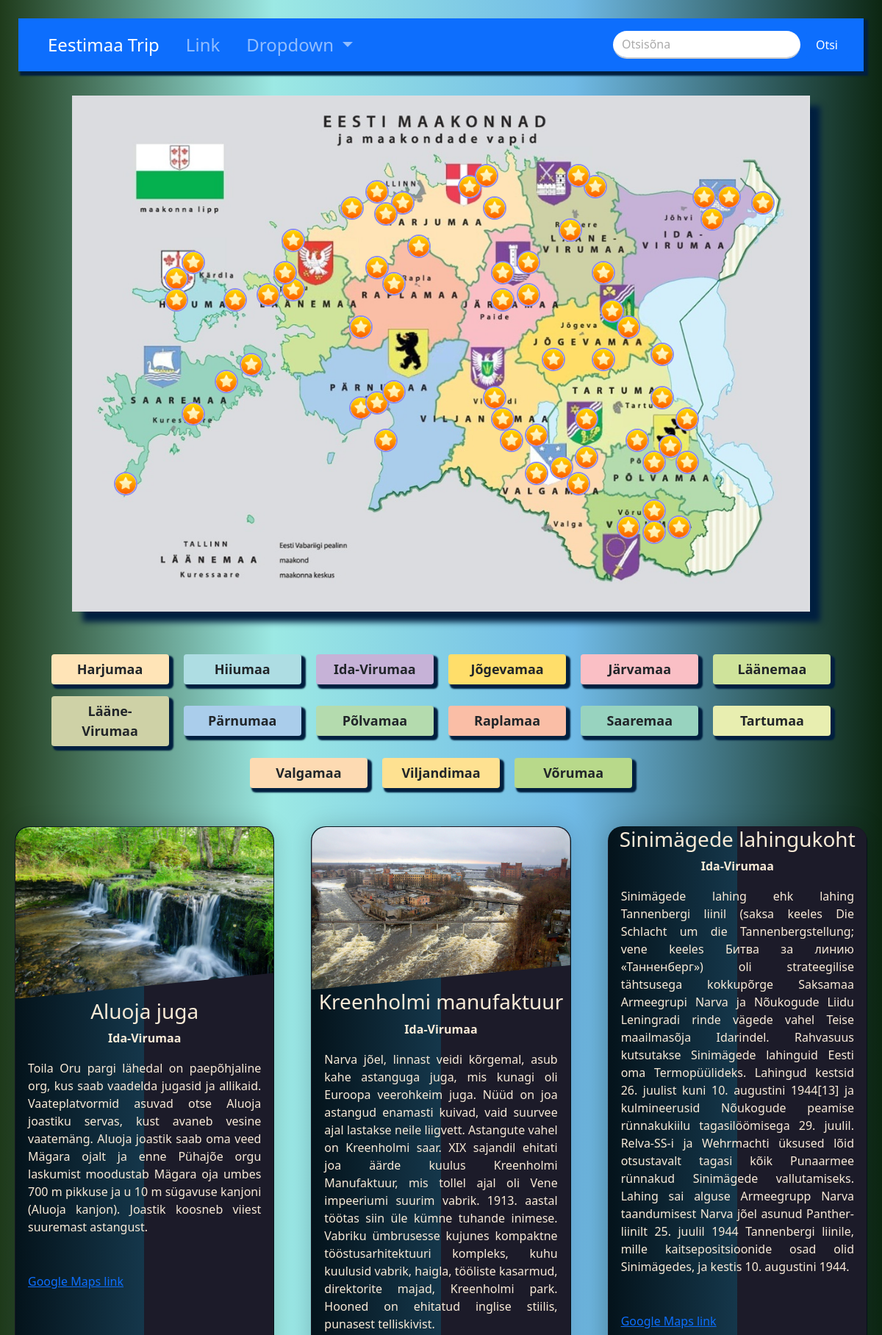
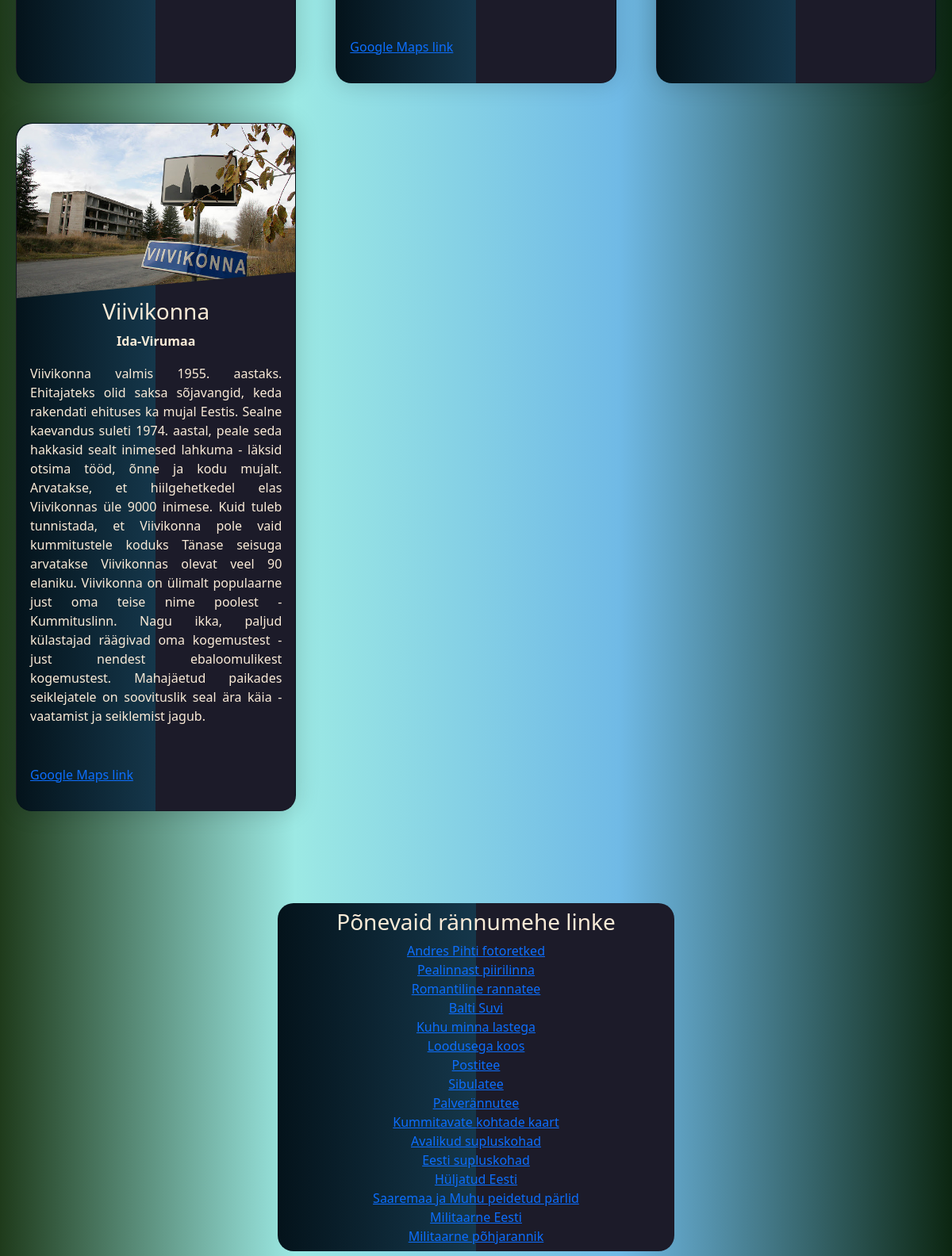
The page /ivi.php (upper part) on the database its author committed (2 pictures, top to bottom).
### tables this page shows
CREATE TABLE `siht` (
  `id` int(11) NOT NULL,
  `tunnus` varchar(7) NOT NULL,
  `nimi` varchar(50) NOT NULL,
  `maakond` varchar(20) NOT NULL,
  `info` varchar(3000) NOT NULL,
  `asukoht` varchar(50) NOT NULL,
  `iframe` varchar(1000) NOT NULL
);

### ivi.php (the view, shortened to what this page needs)
<?php
    $message_sent = false;
?>
<!DOCTYPE html>
<html lang="en">
<head>
    <link rel="stylesheet" href="css/bootstrap.min.css">
    <link rel="stylesheet" href="style/style.css">
</head>
<body>
    <nav class="navbar navbar-expand-lg navbar-dark bg-primary">
        <div class="container-fluid">
          <div class="collapse navbar-collapse" id="navbarSupportedContent">
            <ul class="navbar-nav me-auto mb-2 mb-lg-0">
              <li class="nav-item">
                <a class="nav-link active" aria-current="page" href="#">Eestimaa Trip</a>
              </li>
              <li class="nav-item">
                <a class="nav-link" href="#">Link</a>
              </li>
              <li class="nav-item dropdown">
                <a class="nav-link dropdown-toggle" href="#" id="navbarDropdown" role="button" data-bs-toggle="dropdown" aria-expanded="false">
                  Dropdown
                </a>
              </li>
            </ul>
            <form class="d-flex">
              <input class="form-control me-2 rounded-pill" type="search" placeholder="Otsisõna" aria-label="Search">
              <button class="btn btn-primary" type="submit">Otsi</button>
            </form>
          </div>
        </div>
    </nav>
<div id="body">
        <?php include 'map.php';?>
        <div id="maakonnad">
            <button type="button" class="btn" onclick="window.location.href='har.php#siht'" style="background-color: #ffe4b7;">Harjumaa</button>
            <button type="button" class="btn" onclick="window.location.href='hii.php#siht'" style="background-color: #aedde3;">Hiiumaa</button>
            <button type="button" class="btn" onclick="window.location.href='ivi.php#siht'" style="background-color: #c6b2d7;">Ida-Virumaa</button>
            <button type="button" class="btn" onclick="window.location.href='jog.php#siht'" style="background-color: #ffde6a;">Jõgevamaa</button>
            <button type="button" class="btn" onclick="window.location.href='jar.php#siht'" style="background-color: #fabfc5;">Järvamaa</button>
            <button type="button" class="btn" onclick="window.location.href='laa.php#siht'" style="background-color: #cfe39b;">Läänemaa</button>
            <button type="button" class="btn" onclick="window.location.href='lvi.php#siht'" style="background-color: #ced1a6;">Lääne-Virumaa</button>
            <button type="button" class="btn" onclick="window.location.href='par.php#siht'" style="background-color: #aacdeb;">Pärnumaa</button>
            <button type="button" class="btn" onclick="window.location.href='pol.php#siht'" style="background-color: #b4dbae;">Põlvamaa</button>
            <button type="button" class="btn" onclick="window.location.href='rap.php#siht'" style="background-color: #fabea6;">Raplamaa</button>
            <button type="button" class="btn" onclick="window.location.href='saa.php#siht'" style="background-color: #98d3bf;">Saaremaa</button>
            <button type="button" class="btn" onclick="window.location.href='tar.php#siht'" style="background-color: #e8eeb0;">Tartumaa</button>
            <button type="button" class="btn" onclick="window.location.href='val.php#siht'" style="background-color: #fddab2;">Valgamaa</button>
            <button type="button" class="btn" onclick="window.location.href='vil.php#siht'" style="background-color: #fee191;">Viljandimaa</button>
            <button type="button" class="btn" onclick="window.location.href='vor.php#siht'" style="background-color: #b8d98a;">Võrumaa</button>
        </div><br>
        <?php
        $servername = "localhost";
        $username = "root";
        $password = "";
        $dbname = "eesti_trip";
        $conn = mysqli_connect($servername, $username, $password, $dbname);
        $sql = "SELECT tunnus, nimi, maakond, info, asukoht, iframe FROM siht WHERE maakond='Ida-Virumaa'";
        if ($result=mysqli_query($conn,$sql)) {
            if(mysqli_num_rows($result)>0){
                echo"<div class='cards'>";
                while($row=mysqli_fetch_array($result)){
                    echo"<div class='card'>";
                    echo"<div class='card_container'>";
                    echo"<img class='location' src='img/".$row['tunnus'].".jpg' alt=''>";
                    echo"</div>";
                    echo"<div class='details'>";
                    echo"<h3>".$row['nimi']."</h3>";
                    echo"<div class='mk'><b>".$row['maakond']."</b></div>";
                    echo"<p>".$row['info']."</p>";
                    echo"<p><a target='_blank' href=".$row['asukoht'].">Google Maps link</a></p>";
                    echo"</div>";
                    echo"</div>";
                }
                echo"</div class='cards'>";
                } else {
                    echo"Kirjeid ei leitud!";
                }
        } else {
            echo "Viga: " . $sql . "<br>" . mysqli_error($conn);
        }
        ?>
        </div><br><br>
    </div><br><br>
    <?php include 'links.php';?>
    <?php
    if($message_sent):
    ?>
      <h3>Tänud, me võtame teiega ühendust!</h3>
    <?php
    else:
    ?>
    <br>
    <?php
    endif;
    ?>
</body>
</html>

### style/style.css (style rules this page uses)
:root { --boxshadow: #001f3f; --font-color: #555; --font-color-color: orange; }
body { background-color: #b3c6ce; background: linear-gradient(90deg, rgb(31, 59, 27) 0%, rgba(156,233,228,1) 31%, rgba(112,186,230,1) 65%, rgba(12,38,17,1) 100%); background-attachment: fixed; color: antiquewhite; text-align: center; }
.navbar-nav > li { margin-left:10px; margin-right:10px; font-size: x-large; }
.navbar { background-color: #001f3f; margin: 25px; padding: 10px; box-shadow: 4px 4px 2px 2px var(--boxshadow); }
.form-control { box-shadow: none; border-radius: 0; border-color: #CCC; border-width: 2px; border-style: none none solid none; }
.form-control::placeholder { color: #aaa; }
#maakonnad { margin: auto; width: 90%; display: block; }
#maakonnad > button { width: 160px; margin: 8px; font-size: large; font-weight: 600; box-shadow: 4px 4px 2px 2px var(--boxshadow); }
.cards { display: grid; grid-template-columns: repeat(auto-fit, minmax(300px,1fr)); padding: 20px; grid-gap: 50px; }
.card { text-align: justify; background: linear-gradient(90deg, rgb(4, 19, 27) 0%, rgb(21, 55, 75) 50%, rgba(28,27,41,1) 50%, rgba(28,27,41,1) 100%); border-radius: 20px; box-shadow: 0 0 30px rgba(0,0,0,0.18); transition: 0.4s; cursor: pointer; }
.mk { text-align: center; }
.card_container { position: relative; clip-path: polygon(0 0,100% 0, 100% 85%, 0 100%); }
img.location { width: 100%; display: block; border-radius: 20px 20px 0 0; }
h3 { text-align: center; }
p { padding: 17px; }

### rows shown on the page
siht: tunnus (picture), nimi "Aluoja juga", maakond "Ida-Virumaa", info "Toila Oru pargi lähedal on paepõhjaline org, kus saab vaadelda jugasid ja allikaid. Vaateplatvormid asuvad otse Aluoja joastiku servas, kust avaneb vesine vaatemäng. Aluoja joastik saab oma veed Mägara ojalt ja enne Pühajõe orgu laskumist moodustab Mägara oja umbes 700 m pikkuse ja u 10 m sügavuse kanjoni (Aluoja kanjon). Joastik koosneb viiest suuremast astangust."
siht: tunnus (picture), nimi "Kreenholmi manufaktuur", maakond "Ida-Virumaa", info "Narva jõel, linnast veidi kõrgemal, asub kahe astanguga juga, mis kunagi oli Euroopa veerohkeim juga. Nüüd on joa astangud enamasti kuivad, vaid suurvee ajal lastakse neile liigvett. Astangute vahel on Kreenholmi saar. XIX sajandil ehitati joa äärde kuulus Kreenholmi Manufaktuur, mis tollel ajal oli Vene impeeriumi suurim vabrik. 1913. aastal töötas siin üle kümne tuhande inimese. Vabriku ümbrusesse kujunes kompaktne tööstusarhitektuuri kompleks, kuhu kuulusid vabrik, haigla, tööliste kasarmud, direktorite majad, Kreenholmi park. Hooned on ehitatud inglise stiilis, punasest telliskivist."
siht: nimi "Sinimägede lahingukoht", maakond "Ida-Virumaa", info "Sinimägede lahing ehk lahing Tannenbergi liinil (saksa keeles Die Schlacht um die Tannenbergstellung; vene keeles Битва за линию «Танненберг») oli strateegilise tähtsusega kokkupõrge Saksamaa Armeegrupi Narva ja Nõukogude Liidu Leningradi rinde vägede vahel Teise maailmasõja Idarindel. Rahvasuus kutsutakse Sinimägede lahinguid Eesti oma Termopüülideks. Lahingud kestsid 26. juulist kuni 10. augustini 1944[13] ja kulmineerusid Nõukogude peamise rünnakukiilu tagasilöömisega 29. juulil. Relva-SS-i ja Wehrmachti üksused lõid otsustavalt tagasi kõik Punaarmee rünnakud Sinimägede vallutamiseks. Lahing sai alguse Armeegrupp Narva taandumisest Narva jõel asunud Panther-liinilt 25. juulil 1944…"
siht: tunnus (picture), nimi "Viivikonna", maakond "Ida-Virumaa", info "Viivikonna valmis 1955. aastaks. Ehitajateks olid saksa sõjavangid, keda rakendati ehituses ka mujal Eestis. Sealne kaevandus suleti 1974. aastal, peale seda hakkasid sealt inimesed lahkuma - läksid otsima tööd, õnne ja kodu mujalt. Arvatakse, et hiilgehetkedel elas Viivikonnas üle 9000 inimese. Kuid tuleb tunnistada, et Viivikonna pole vaid kummitustele koduks Tänase seisuga arvatakse Viivikonnas olevat veel 90 elaniku. Viivikonna on ülimalt populaarne just oma teise nime poolest - Kummituslinn. Nagu ikka, paljud külastajad räägivad oma kogemustest - just nendest ebaloomulikest kogemustest. Mahajäetud paikades seiklejatele on soovituslik seal ära käia - vaatamist ja seiklemist jagub."
